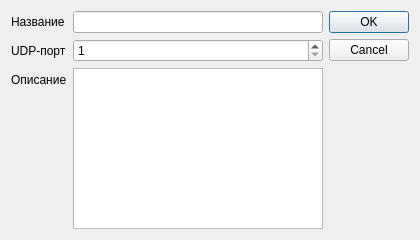
<?xml version="1.0" encoding="UTF-8"?>
<ui version="4.0">
 <class>ConfigurationDialog</class>
 <widget class="QDialog" name="ConfigurationDialog">
  <property name="geometry">
   <rect>
    <x>0</x>
    <y>0</y>
    <width>420</width>
    <height>240</height>
   </rect>
  </property>
  <property name="windowTitle">
   <string>Dialog</string>
  </property>
  <layout class="QGridLayout" name="gridLayout">
   <item row="0" column="0">
    <layout class="QFormLayout" name="formLayout_2">
     <item row="0" column="0">
      <widget class="QLabel" name="labelName">
       <property name="text">
        <string>Название</string>
       </property>
      </widget>
     </item>
     <item row="0" column="1">
      <widget class="QLineEdit" name="editName"/>
     </item>
     <item row="1" column="0">
      <widget class="QLabel" name="labelPort">
       <property name="text">
        <string>UDP-порт</string>
       </property>
      </widget>
     </item>
     <item row="1" column="1">
      <widget class="QSpinBox" name="editPort">
       <property name="minimum">
        <number>1</number>
       </property>
       <property name="maximum">
        <number>65535</number>
       </property>
      </widget>
     </item>
     <item row="2" column="0">
      <widget class="QLabel" name="labelDescription">
       <property name="text">
        <string>Описание</string>
       </property>
      </widget>
     </item>
     <item row="2" column="1">
      <widget class="QTextEdit" name="editDescription"/>
     </item>
    </layout>
   </item>
   <item row="0" column="1">
    <widget class="QDialogButtonBox" name="buttonBox">
     <property name="orientation">
      <enum>Qt::Orientation::Vertical</enum>
     </property>
     <property name="standardButtons">
      <set>QDialogButtonBox::StandardButton::Cancel|QDialogButtonBox::StandardButton::Ok</set>
     </property>
    </widget>
   </item>
  </layout>
 </widget>
 <resources/>
 <connections>
  <connection>
   <sender>buttonBox</sender>
   <signal>accepted()</signal>
   <receiver>ConfigurationDialog</receiver>
   <slot>accept()</slot>
   <hints>
    <hint type="sourcelabel">
     <x>248</x>
     <y>254</y>
    </hint>
    <hint type="destinationlabel">
     <x>157</x>
     <y>274</y>
    </hint>
   </hints>
  </connection>
  <connection>
   <sender>buttonBox</sender>
   <signal>rejected()</signal>
   <receiver>ConfigurationDialog</receiver>
   <slot>reject()</slot>
   <hints>
    <hint type="sourcelabel">
     <x>316</x>
     <y>260</y>
    </hint>
    <hint type="destinationlabel">
     <x>286</x>
     <y>274</y>
    </hint>
   </hints>
  </connection>
 </connections>
</ui>
